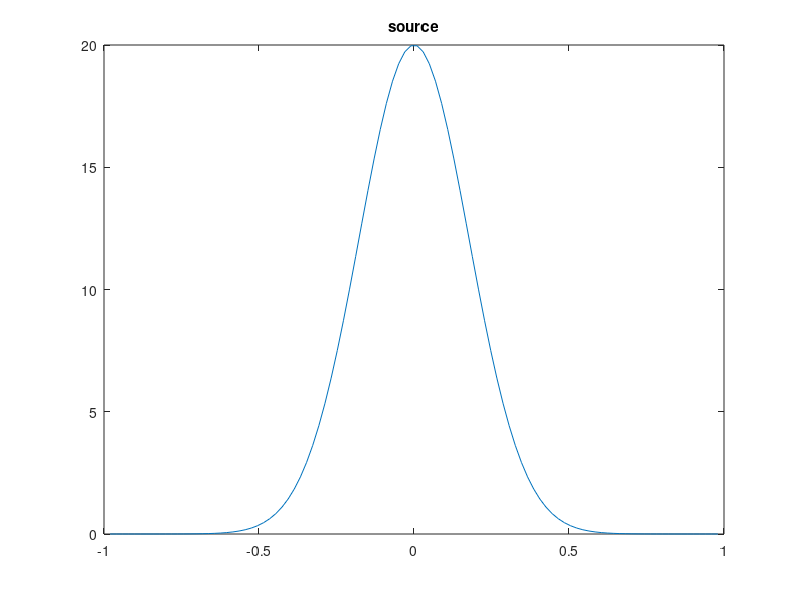

MATLAB code to generate this figure: (Note: this script raises an error after producing the figure.)
clear
close all
%% Discretization Paramters
Nx = 100;
xline = linspace(-1,1,Nx+2);
xline = xline(2:end-1);
dx = xline(2) - xline(1);
%
%%
b = 20*exp(-(xline'/0.25).^2);
close all
plot(xline,b)% 
title('source')
%%
A = FDLaplacian(xline);
%%
Ts = linspace(0.02,5,6);

figure('unit','norm','pos',[0 0 1 1])
axs = {};
M = 6;
for i = 1:M
axs{i} = subplot(2,M/2,i);
end
%
u0 = 10*sin(pi*xline');

Nt = 10;
iter = 0;
for iT = Ts
    %
    iter = iter + 1;
    tic
    %% ode 45
    [tspan,ut] = ode45(@(t,u) A*u + b,[0 iT],u0);
    %% Theta = 1
    %tspan = linspace(0,iT,100);
    %ut = thetasolver(u0,A,b,tspan,1);
    %ut = ut';
    %%
    time = toc;
    surf(tspan,xline,ut','Parent',axs{iter})
        shading(axs{iter},'interp')
    xlim(axs{iter},[0 Ts(end)])
    zlim(axs{iter},[-10 20])
    title(axs{iter},"Nt = "+length(tspan) + " | T = "+num2str(iT,'%.2f') + " | t_{exc} = "+num2str(time,'%.2E'))
    %
end
%%
